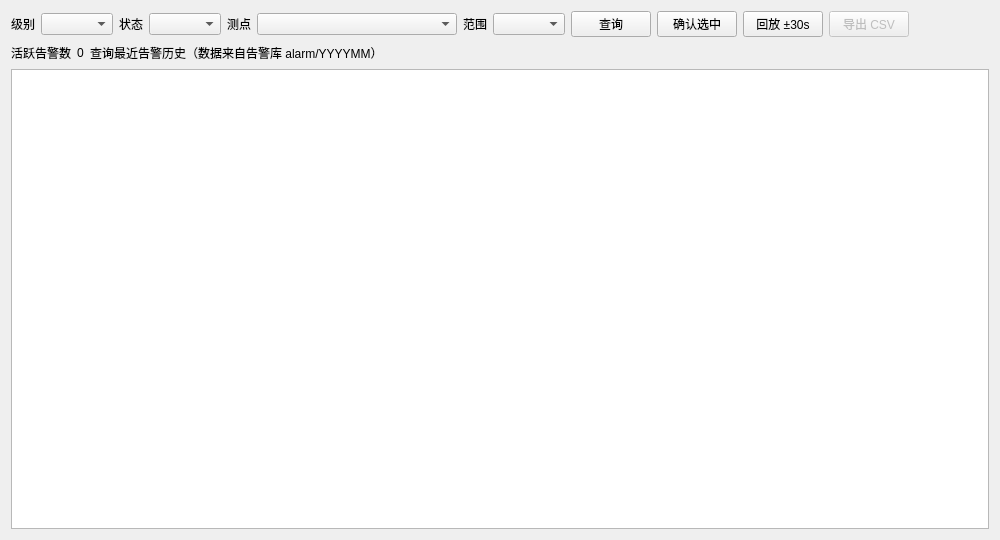
<?xml version="1.0" encoding="UTF-8"?>
<ui version="4.0">
 <class>AlarmCenterWidget</class>
 <widget class="QWidget" name="AlarmCenterWidget">
  <property name="geometry">
   <rect>
    <x>0</x>
    <y>0</y>
    <width>1000</width>
    <height>540</height>
   </rect>
  </property>
  <layout class="QVBoxLayout" name="rootLayout">
   <item>
    <layout class="QHBoxLayout" name="queryLayout">
     <item>
      <widget class="QLabel" name="lblLevel">
       <property name="text">
        <string>级别</string>
       </property>
      </widget>
     </item>
     <item>
      <widget class="QComboBox" name="comboLevel"/>
     </item>
     <item>
      <widget class="QLabel" name="lblStatus">
       <property name="text">
        <string>状态</string>
       </property>
      </widget>
     </item>
     <item>
      <widget class="QComboBox" name="comboStatus"/>
     </item>
     <item>
      <widget class="QLabel" name="lblPoint">
       <property name="text">
        <string>测点</string>
       </property>
      </widget>
     </item>
     <item>
      <widget class="QComboBox" name="comboPoint">
       <property name="minimumSize">
        <size>
         <width>200</width>
         <height>0</height>
        </size>
       </property>
      </widget>
     </item>
     <item>
      <widget class="QLabel" name="lblRange">
       <property name="text">
        <string>范围</string>
       </property>
      </widget>
     </item>
     <item>
      <widget class="QComboBox" name="comboRange"/>
     </item>
     <item>
      <widget class="QPushButton" name="btnQuery">
       <property name="text">
        <string>查询</string>
       </property>
      </widget>
     </item>
     <item>
      <widget class="QPushButton" name="btnConfirm">
       <property name="text">
        <string>确认选中</string>
       </property>
      </widget>
     </item>
     <item>
      <widget class="QPushButton" name="btnReplay">
       <property name="text">
        <string>回放 ±30s</string>
       </property>
      </widget>
     </item>
     <item>
      <widget class="QPushButton" name="btnExport">
       <property name="enabled">
        <bool>false</bool>
       </property>
       <property name="text">
        <string>导出 CSV</string>
       </property>
      </widget>
     </item>
     <item>
      <spacer name="querySpacer">
       <property name="orientation">
        <enum>Qt::Horizontal</enum>
       </property>
       <property name="sizeHint" stdset="0">
        <size>
         <width>20</width>
         <height>20</height>
        </size>
       </property>
      </spacer>
     </item>
    </layout>
   </item>
   <item>
    <layout class="QHBoxLayout" name="activeLayout">
     <item>
      <widget class="QLabel" name="lblActiveTitle">
       <property name="text">
        <string>活跃告警数</string>
       </property>
      </widget>
     </item>
     <item>
      <widget class="QLabel" name="lblActive">
       <property name="text">
        <string>0</string>
       </property>
      </widget>
     </item>
     <item>
      <widget class="QLabel" name="lblHint">
       <property name="text">
        <string>查询最近告警历史（数据来自告警库 alarm/YYYYMM）</string>
       </property>
      </widget>
     </item>
     <item>
      <spacer name="activeSpacer">
       <property name="orientation">
        <enum>Qt::Horizontal</enum>
       </property>
       <property name="sizeHint" stdset="0">
        <size>
         <width>40</width>
         <height>20</height>
        </size>
       </property>
      </spacer>
     </item>
    </layout>
   </item>
   <item>
    <widget class="QTableView" name="tableAlarms">
     <property name="editTriggers">
      <set>QAbstractItemView::NoEditTriggers</set>
     </property>
     <property name="alternatingRowColors">
      <bool>true</bool>
     </property>
     <property name="selectionBehavior">
      <enum>QAbstractItemView::SelectRows</enum>
     </property>
     <property name="selectionMode">
      <enum>QAbstractItemView::ExtendedSelection</enum>
     </property>
    </widget>
   </item>
  </layout>
 </widget>
 <resources/>
 <connections/>
</ui>
